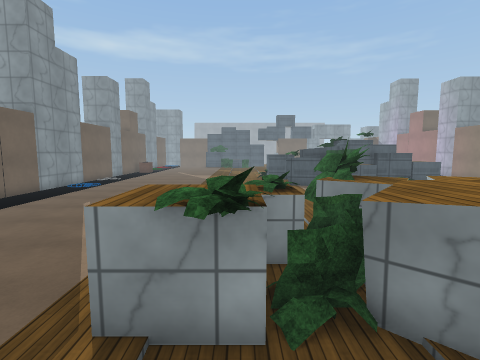
view 1 (above)

18 first-person views from a walk through a Unity game level. The camera is 1.5 m above the floor, tilts 6° down and sees 85° across. The floor is counted in squares, 1 m on a side. Each view is taken from the middle of a square. On the plan, view 1 faces up. The plan holds only what a view shows up to about 14 squares ahead; the rest is blank. The place goes on beyond the plan. Some surface patterns are stand-ins.

view 2
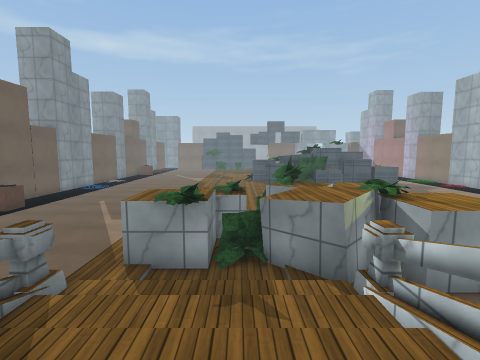

view 3
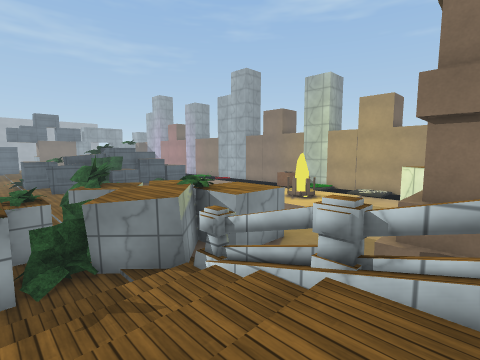

view 4
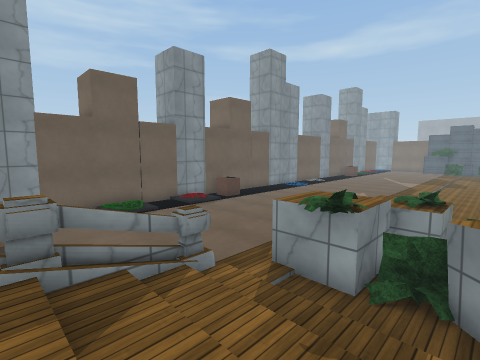

view 5
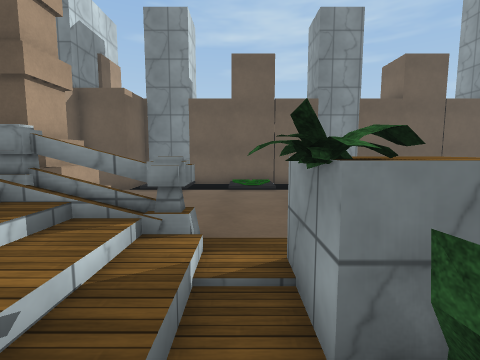

view 6
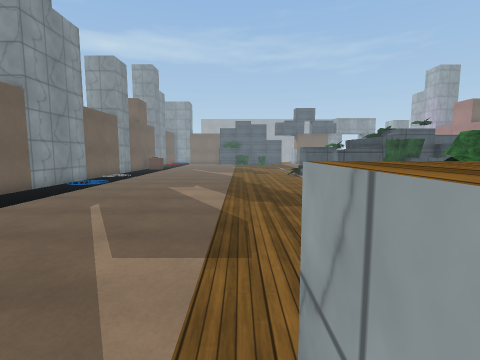

view 7
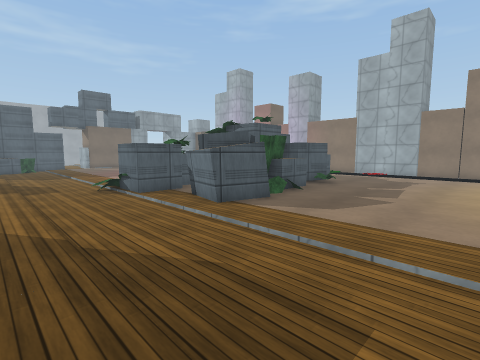

view 8
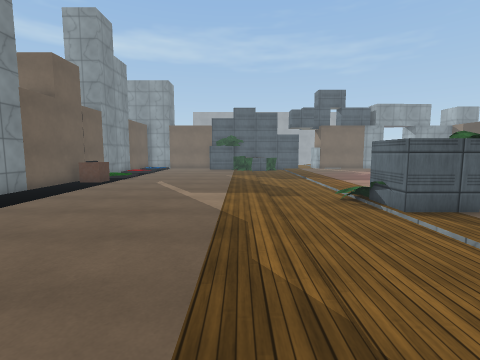

view 9
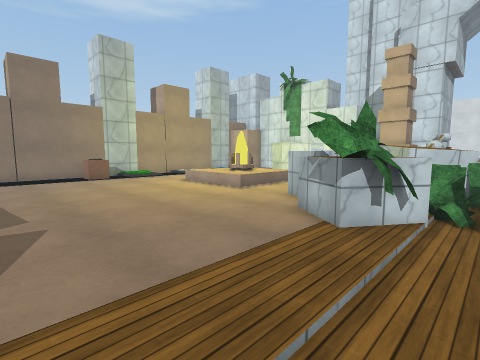

view 10
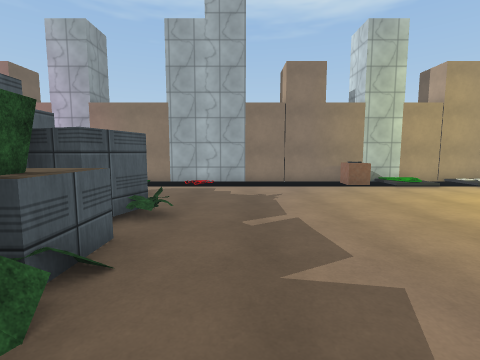

view 11
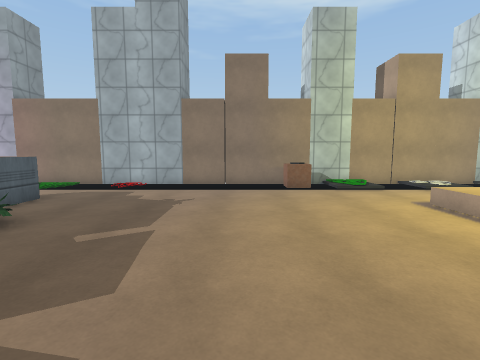

view 12
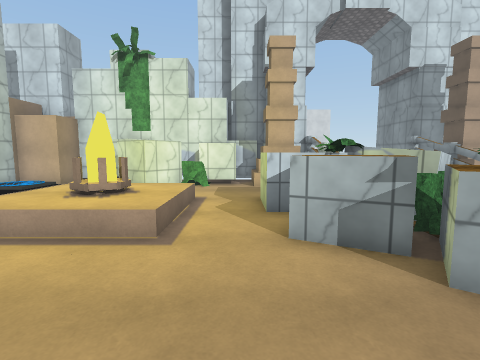

view 13
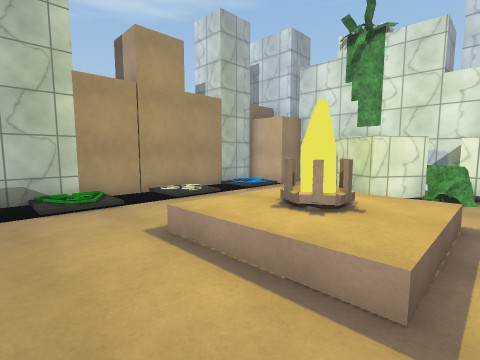

view 14
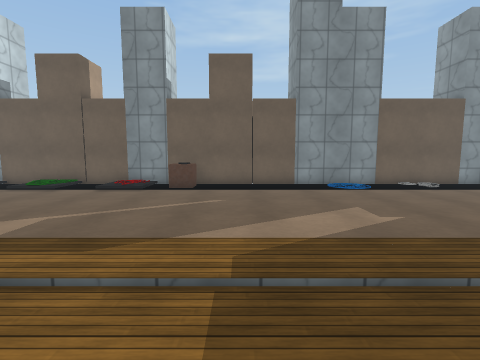

view 15
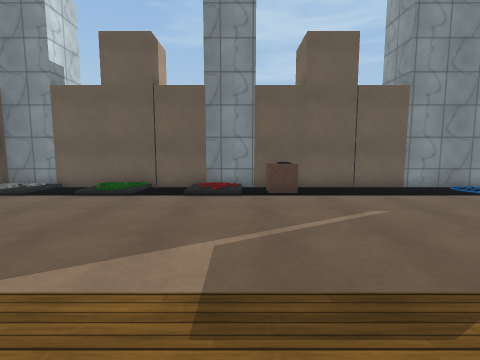

view 16
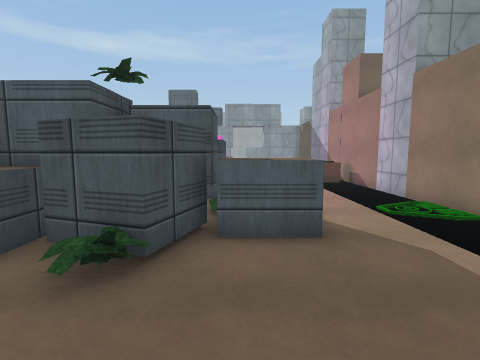

view 17
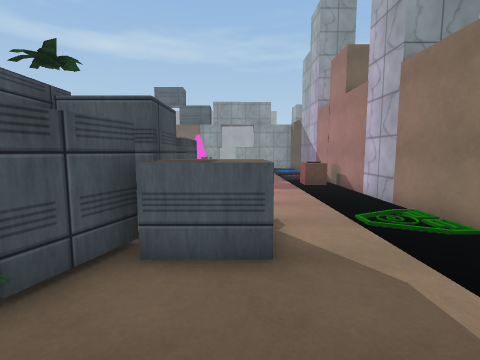

view 18
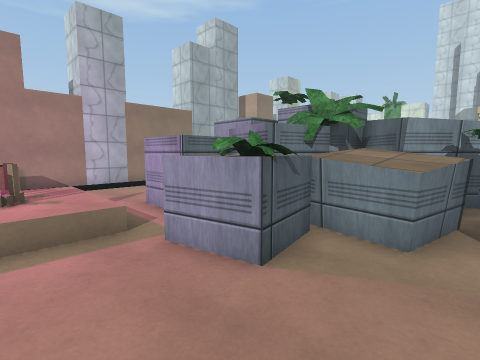

### Floor plan
Key: @ floor where view 1 was taken; # wall or solid block; . main floor; : floor 0.5 m higher than the main floor; + floor 1 m higher than the main floor; / step, stairs or slope; = window, fence, low wall or low ledge; ~ water the walk can cross; ^ raised ledge; P plant; L lantern; B block; C crystal; O other object.
Columns run from 13 left of view 1 to 19 right of it. Each row starts with its distance up from view 1.
 27 O  OO      .......    //LC   OOOO
 26 OOOOO      ......     /:::/  OOOO
 25   O..      ......   PO/////  ..OO
 24   O..      .....   PP^       ..OO
 23   #..      .....  .#^  ##    ..#
 22   #..      ....PP ^^^####    ..#
 21   B..      ....###^P#   #    ..B
 20   B..      ....######   #    ..B
 19   B..      .......###   #OO  ..B
 18   B..      .....#####^###^^  ..B
 17   #..      .....####P^O##    ..#
 16   #~.      .....### P^ PO    ..#
 15   #..      ......            ..#
 14   #..      .......        .  ..#
 13   O..      ......        .   ..OO
 12   O..      ......            ..OO
 11 OOO..      ...... .          ..OO
 10 O O..      ......   .        ..OO
  9   OOO      ......            OOOO
  8   OOO      .. ..PP   .       OOOO
  7   #..      ....^P^O          ./#
  6   #..      ..PP#P^^#         //#
  5   O..      ..^P##^^O .::::   ./OO
  4   O..      .^#P###   .:LL:   ..OO
  3 OOO//      .##P###P^ .:LL:   ..OO
  2 O O//      .....##^^ .::     .OO
  1   O..     O#////#            ..O
  0   O..      #/@//=       O    ..O
 -1   #..      #////#      ###   ~.#
 -2   # .   OOO=++++=OOO #####   ..#
 -3 OOOOO     O= +++=OOO#        BBBO

Where each view was taken, in squares from view 1:
view 1: 0 up, 0 right, facing up
view 2: 3 down, 1 right, facing up
view 3: 3 down, 0 right, facing up-right
view 4: 2 down, 2 right, facing up-left
view 5: 2 up, 2 right, facing left
view 6: 3 up, 2 left, facing up
view 7: 10 up, 2 left, facing up-right
view 8: 13 up, 2 left, facing up
view 9: 13 up, 1 right, facing down-right
view 10: 14 up, 4 right, facing right
view 11: 11 up, 5 right, facing right
view 12: 10 up, 7 right, facing down
view 13: 8 up, 8 right, facing down-right
view 14: 11 up, 2 right, facing left
view 15: 7 up, 0 right, facing left
view 16: 13 up, 12 right, facing up
view 17: 14 up, 13 right, facing up
view 18: 27 up, 4 right, facing down-right
